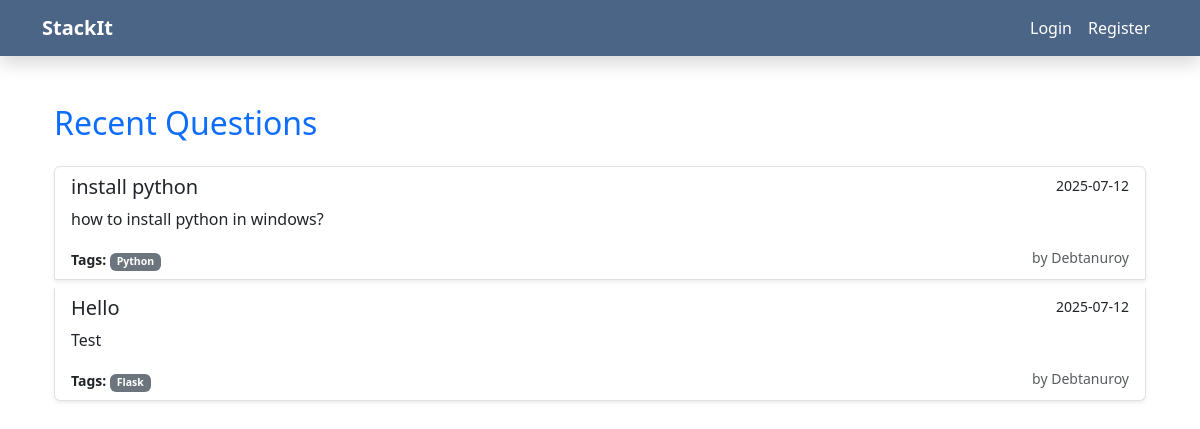
The page / on the database its author committed.
### app.py (models this page shows)
class Question(db.Model):
    id = db.Column(db.Integer, primary_key=True)
    title = db.Column(db.String(200), nullable=False)
    description = db.Column(db.Text, nullable=False)
    tags = db.Column(db.String(200), nullable=False)
    user_id = db.Column(db.Integer, db.ForeignKey('user.id'), nullable=False)
    created_at = db.Column(db.DateTime, default=datetime.utcnow)
    accepted_answer_id = db.Column(db.Integer, db.ForeignKey('answer.id'), nullable=True)
    answers = db.relationship('Answer', backref='question', lazy=True,
                            foreign_keys='Answer.question_id')

class User(UserMixin, db.Model):
    id = db.Column(db.Integer, primary_key=True)
    username = db.Column(db.String(80), unique=True, nullable=False)
    email = db.Column(db.String(120), unique=True, nullable=False)
    password_hash = db.Column(db.String(120), nullable=False)
    is_admin = db.Column(db.Boolean, default=False)
    created_at = db.Column(db.DateTime, default=datetime.utcnow)
    questions = db.relationship('Question', backref='author', lazy=True)
    answers = db.relationship('Answer', backref='author', lazy=True)
    votes = db.relationship('Vote', backref='user', lazy=True)
    notifications = db.relationship('Notification', backref='user', lazy=True)

### app.py (the view)
@app.route('/')
def index():
    questions = Question.query.order_by(Question.created_at.desc()).all()
    return render_template('index.html', questions=questions)

### app.py (called while the page is built)
@app.template_filter('truncate')
def truncate_filter(text, length=100):
    if len(text) <= length:
        return text
    return text[:length] + '...'

@app.template_filter('tag_list')
def tag_list_filter(tags):
    return [tag.strip() for tag in tags.split(',') if tag.strip()]

### templates/index.html
{% extends 'base.html' %}
{% block content %}
<link href="https://cdn.jsdelivr.net/npm/bootstrap@5.3.0/dist/css/bootstrap.min.css" rel="stylesheet">
<div class="container mt-4">
  <h2 class="mb-4 text-primary">Recent Questions</h2>
  {% if questions %}
    <div class="list-group">
      {% for question in questions %}
      <a href="{{ url_for('view_question', question_id=question.id) }}" class="list-group-item list-group-item-action mb-2 shadow-sm">
        <div class="d-flex w-100 justify-content-between">
          <h5 class="mb-1">{{ question.title }}</h5>
          <small>{{ question.created_at.strftime('%Y-%m-%d') }}</small>
        </div>
        <p class="mb-1">{{ question.description | truncate(100) | safe }}</p>
        <small>
          <strong>Tags:</strong>
          {% for tag in question.tags | tag_list %}
            <span class="badge bg-secondary me-1">{{ tag }}</span>
          {% endfor %}
          <span class="text-muted float-end">by {{ question.author.username }}</span>
        </small>
      </a>
      {% endfor %}
    </div>
  {% else %}
    <div class="alert alert-info">No questions have been posted yet. Be the first to <a href="{{ url_for('ask_question') }}">ask one</a>!</div>
  {% endif %}
</div>
{% endblock %}

### templates/base.html (style rules this page uses)
body { background: #f8f9fa; font-family: 'Segoe UI', Tahoma, Geneva, Verdana, sans-serif; }

### rows shown on the page
Question: title "install python", created_at "2025-07-12", description "how to install python in windows?", tags "Python", author.username "Debtanuroy"
Question: title "Hello", created_at "2025-07-12", description "Test", tags "Flask", author.username "Debtanuroy"
